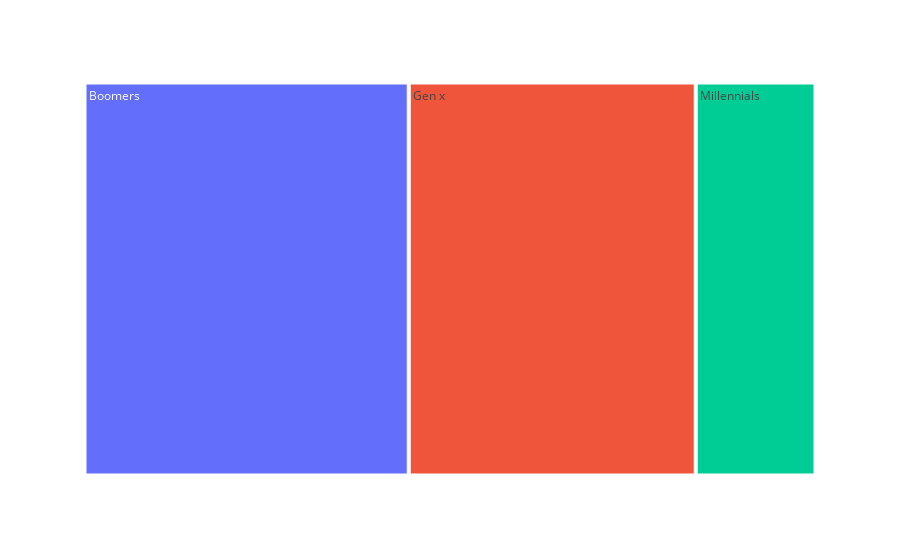

Source (notebook cell):
### Markdown cell above
## Treemap Sales by Generation

### Code cell
# boomers 1946 - 1965
# gen x 1965 - 1980
# Millennials 1981 – 1996
bins = [1939, 1965, 1980, 1996]
gen_name = ['Boomers', 'Gen x', 'Millennials']
data['Gen'] = pd.cut(data['Year_Birth'], bins, labels=gen_name)
data['Total_purchase'] = data['MntWines']+data['MntMeatProducts']+data['MntGoldProds']+data['MntFishProducts']+data['MntSweetProducts']+data['MntFruits']
dropdown = 'Total_purchase' # dropdown menu for products
fig = px.treemap(data, path=['Gen'], values='Total_purchase')
fig.show()

### Figure 1 — Plotly figure (JSON) as saved in the notebook; plotly's stock layout.template omitted (floating-point values rounded to 4 significant figures)
{"data": [{"branchvalues": "total", "domain": {"x": [0, 1], "y": [0, 1]}, "hovertemplate": "labels=%{label}<br>Total_purchase=%{value}<br>parent=%{parent}<br>id=%{id}<extra></extra>", "ids": ["Boomers", "Gen x", "Millennials"], "labels": ["Boomers", "Gen x", "Millennials"], "name": "", "parents": ["", "", ""], "type": "treemap", "values": [599236, 530386, 221361]}], "layout": {"legend": {"tracegroupgap": 0}, "margin": {"t": 60}}}
